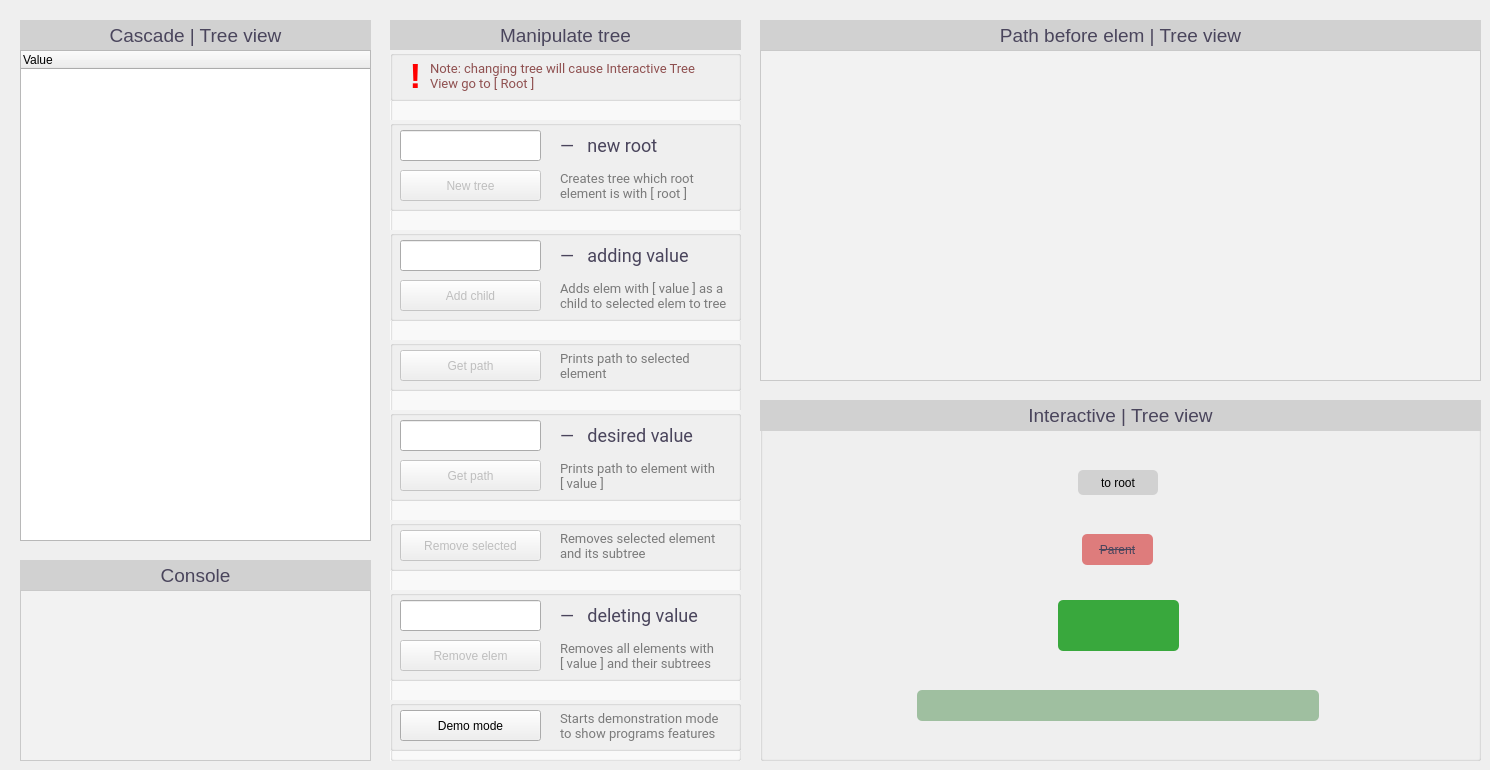
    <widget class="QWidget" name="tab_2">
     <attribute name="title">
      <string>Integer tree</string>
     </attribute>
     <widget class="QGroupBox" name="ManipulateTree">
      <property name="geometry">
       <rect>
        <x>390</x>
        <y>20</y>
        <width>351</width>
        <height>741</height>
       </rect>
      </property>
      <property name="styleSheet">
       <string notr="true">QGroupBox {
	background-color: #fcfcfc;
}
</string>
      </property>
      <property name="title">
       <string/>
      </property>
      <widget class="QLabel" name="label_76">
       <property name="geometry">
        <rect>
         <x>0</x>
         <y>0</y>
         <width>351</width>
         <height>31</height>
        </rect>
       </property>
       <property name="styleSheet">
        <string notr="true">QLabel {
	color: #4a455c;
	font-size: 19px;
	background-color: #d1d1d1;
	padding: 2px;
}</string>
       </property>
       <property name="text">
        <string>Manipulate tree</string>
       </property>
       <property name="alignment">
        <set>Qt::AlignCenter</set>
       </property>
      </widget>
      <widget class="QGroupBox" name="groupBox_33">
       <property name="geometry">
        <rect>
         <x>0</x>
         <y>210</y>
         <width>351</width>
         <height>91</height>
        </rect>
       </property>
       <property name="styleSheet">
        <string notr="true">QGroupBox {
	background-color: #f2f2f2;
	color: #4a455c;
	font-size: 17px;
	padding-top: 5px;
}</string>
       </property>
       <property name="title">
        <string/>
       </property>
       <widget class="QLineEdit" name="addIntegerInput">
        <property name="geometry">
         <rect>
          <x>10</x>
          <y>10</y>
          <width>141</width>
          <height>31</height>
         </rect>
        </property>
       </widget>
       <widget class="QLabel" name="label_77">
        <property name="geometry">
         <rect>
          <x>170</x>
          <y>10</y>
          <width>161</width>
          <height>31</height>
         </rect>
        </property>
        <property name="styleSheet">
         <string notr="true">color: #4a455c;
font-size: 18px;
font-family: Roboto;</string>
        </property>
        <property name="text">
         <string>—   adding value</string>
        </property>
       </widget>
       <widget class="QPushButton" name="addIntegerChildButton">
        <property name="enabled">
         <bool>false</bool>
        </property>
        <property name="geometry">
         <rect>
          <x>10</x>
          <y>50</y>
          <width>141</width>
          <height>31</height>
         </rect>
        </property>
        <property name="text">
         <string>Add child</string>
        </property>
       </widget>
       <widget class="QLabel" name="label_78">
        <property name="geometry">
         <rect>
          <x>170</x>
          <y>50</y>
          <width>171</width>
          <height>31</height>
         </rect>
        </property>
        <property name="styleSheet">
         <string notr="true">color: #7a7a7a;
font-size: 13px;
font-family: Roboto;</string>
        </property>
        <property name="text">
         <string>Adds elem with [ value ] as a child to selected elem to tree</string>
        </property>
        <property name="wordWrap">
         <bool>true</bool>
        </property>
       </widget>
      </widget>
      <widget class="QGroupBox" name="groupBox_34">
       <property name="geometry">
        <rect>
         <x>0</x>
         <y>320</y>
         <width>351</width>
         <height>51</height>
        </rect>
       </property>
       <property name="styleSheet">
        <string notr="true">QGroupBox {
	background-color: #f2f2f2;
	color: #4a455c;
	font-size: 17px;
	padding-top: 5px;
}</string>
       </property>
       <property name="title">
        <string/>
       </property>
       <widget class="QLabel" name="label_79">
        <property name="geometry">
         <rect>
          <x>170</x>
          <y>10</y>
          <width>171</width>
          <height>31</height>
         </rect>
        </property>
        <property name="styleSheet">
         <string notr="true">color: #7a7a7a;
font-size: 13px;
font-family: Roboto;</string>
        </property>
        <property name="text">
         <string>Prints path to selected element</string>
        </property>
        <property name="wordWrap">
         <bool>true</bool>
        </property>
       </widget>
       <widget class="QPushButton" name="getIntegerPathSelectedButton">
        <property name="enabled">
         <bool>false</bool>
        </property>
        <property name="geometry">
         <rect>
          <x>10</x>
          <y>10</y>
          <width>141</width>
          <height>31</height>
         </rect>
        </property>
        <property name="text">
         <string>Get path</string>
        </property>
       </widget>
      </widget>
      <widget class="QGroupBox" name="groupBox_35">
       <property name="geometry">
        <rect>
         <x>0</x>
         <y>390</y>
         <width>351</width>
         <height>91</height>
        </rect>
       </property>
       <property name="styleSheet">
        <string notr="true">QGroupBox {
	background-color: #f2f2f2;
	color: #4a455c;
	font-size: 17px;
	padding-top: 5px;
}</string>
       </property>
       <property name="title">
        <string/>
       </property>
       <widget class="QLineEdit" name="getIntegerPathInput">
        <property name="geometry">
         <rect>
          <x>10</x>
          <y>10</y>
          <width>141</width>
          <height>31</height>
         </rect>
        </property>
       </widget>
       <widget class="QLabel" name="label_80">
        <property name="geometry">
         <rect>
          <x>170</x>
          <y>10</y>
          <width>161</width>
          <height>31</height>
         </rect>
        </property>
        <property name="styleSheet">
         <string notr="true">color: #4a455c;
font-size: 18px;
font-family: Roboto;</string>
        </property>
        <property name="text">
         <string>—   desired value</string>
        </property>
       </widget>
       <widget class="QLabel" name="label_81">
        <property name="geometry">
         <rect>
          <x>170</x>
          <y>50</y>
          <width>171</width>
          <height>31</height>
         </rect>
        </property>
        <property name="styleSheet">
         <string notr="true">color: #7a7a7a;
font-size: 13px;
font-family: Roboto;</string>
        </property>
        <property name="text">
         <string>Prints path to element with
[ value ]</string>
        </property>
        <property name="wordWrap">
         <bool>true</bool>
        </property>
       </widget>
       <widget class="QPushButton" name="getIntegerPathByValueButton">
        <property name="enabled">
         <bool>false</bool>
        </property>
        <property name="geometry">
         <rect>
          <x>10</x>
          <y>50</y>
          <width>141</width>
          <height>31</height>
         </rect>
        </property>
        <property name="text">
         <string>Get path</string>
        </property>
       </widget>
      </widget>
      <widget class="QGroupBox" name="groupBox_36">
       <property name="geometry">
        <rect>
         <x>0</x>
         <y>500</y>
         <width>351</width>
         <height>51</height>
        </rect>
       </property>
       <property name="styleSheet">
        <string notr="true">QGroupBox {
	background-color: #f2f2f2;
	color: #4a455c;
	font-size: 17px;
	padding-top: 5px;
}</string>
       </property>
       <property name="title">
        <string/>
       </property>
       <widget class="QLabel" name="label_82">
        <property name="geometry">
         <rect>
          <x>170</x>
          <y>10</y>
          <width>171</width>
          <height>31</height>
         </rect>
        </property>
        <property name="styleSheet">
         <string notr="true">color: #7a7a7a;
font-size: 13px;
font-family: Roboto;</string>
        </property>
        <property name="text">
         <string>Removes selected element and its subtree</string>
        </property>
        <property name="wordWrap">
         <bool>true</bool>
        </property>
       </widget>
       <widget class="QPushButton" name="removeIntegerSelectedButton">
        <property name="enabled">
         <bool>false</bool>
        </property>
        <property name="geometry">
         <rect>
          <x>10</x>
          <y>10</y>
          <width>141</width>
          <height>31</height>
         </rect>
        </property>
        <property name="text">
         <string>Remove selected</string>
        </property>
       </widget>
      </widget>
      <widget class="QGroupBox" name="groupBox_37">
       <property name="geometry">
        <rect>
         <x>0</x>
         <y>570</y>
         <width>351</width>
         <height>91</height>
        </rect>
       </property>
       <property name="styleSheet">
        <string notr="true">QGroupBox {
	background-color: #f2f2f2;
	color: #4a455c;
	font-size: 17px;
	padding-top: 5px;
}</string>
       </property>
       <property name="title">
        <string/>
       </property>
       <widget class="QLineEdit" name="removeIntegerInput">
        <property name="geometry">
         <rect>
          <x>10</x>
          <y>10</y>
          <width>141</width>
          <height>31</height>
         </rect>
        </property>
       </widget>
       <widget class="QLabel" name="label_83">
        <property name="geometry">
         <rect>
          <x>170</x>
          <y>10</y>
          <width>161</width>
          <height>31</height>
         </rect>
        </property>
        <property name="styleSheet">
         <string notr="true">color: #4a455c;
font-size: 18px;
font-family: Roboto;</string>
        </property>
        <property name="text">
         <string>—   deleting value</string>
        </property>
       </widget>
       <widget class="QLabel" name="label_84">
        <property name="geometry">
         <rect>
          <x>170</x>
          <y>50</y>
          <width>171</width>
          <height>31</height>
         </rect>
        </property>
        <property name="styleSheet">
         <string notr="true">color: #7a7a7a;
font-size: 13px;
font-family: Roboto;</string>
        </property>
        <property name="text">
         <string>Removes all elements with
[ value ] and their subtrees</string>
        </property>
        <property name="wordWrap">
         <bool>true</bool>
        </property>
       </widget>
       <widget class="QPushButton" name="removeIntegerByValueButton">
        <property name="enabled">
         <bool>false</bool>
        </property>
        <property name="geometry">
         <rect>
          <x>10</x>
          <y>50</y>
          <width>141</width>
          <height>31</height>
         </rect>
        </property>
        <property name="text">
         <string>Remove elem</string>
        </property>
       </widget>
      </widget>
      <widget class="QGroupBox" name="groupBox_44">
       <property name="geometry">
        <rect>
         <x>0</x>
         <y>100</y>
         <width>351</width>
         <height>91</height>
        </rect>
       </property>
       <property name="styleSheet">
        <string notr="true">QGroupBox {
	background-color: #f2f2f2;
	color: #4a455c;
	font-size: 17px;
	padding-top: 5px;
}</string>
       </property>
       <property name="title">
        <string/>
       </property>
       <widget class="QLineEdit" name="newIntegerTreeInput">
        <property name="geometry">
         <rect>
          <x>10</x>
          <y>10</y>
          <width>141</width>
          <height>31</height>
         </rect>
        </property>
       </widget>
       <widget class="QLabel" name="label_95">
        <property name="geometry">
         <rect>
          <x>170</x>
          <y>10</y>
          <width>161</width>
          <height>31</height>
         </rect>
        </property>
        <property name="styleSheet">
         <string notr="true">color: #4a455c;
font-size: 18px;
font-family: Roboto;</string>
        </property>
        <property name="text">
         <string>—   new root</string>
        </property>
       </widget>
       <widget class="QPushButton" name="newIntegerTreeButton">
        <property name="enabled">
         <bool>false</bool>
        </property>
        <property name="geometry">
         <rect>
          <x>10</x>
          <y>50</y>
          <width>141</width>
          <height>31</height>
         </rect>
        </property>
        <property name="text">
         <string>New tree</string>
        </property>
       </widget>
       <widget class="QLabel" name="label_96">
        <property name="geometry">
         <rect>
          <x>170</x>
          <y>50</y>
          <width>171</width>
          <height>31</height>
         </rect>
        </property>
        <property name="styleSheet">
         <string notr="true">color: #7a7a7a;
font-size: 13px;
font-family: Roboto;</string>
        </property>
        <property name="text">
         <string>Creates tree which root element is with [ root ]</string>
        </property>
        <property name="wordWrap">
         <bool>true</bool>
        </property>
       </widget>
      </widget>
      <widget class="QGroupBox" name="groupBox_45">
       <property name="geometry">
        <rect>
         <x>0</x>
         <y>30</y>
         <width>351</width>
         <height>51</height>
        </rect>
       </property>
       <property name="styleSheet">
        <string notr="true">QGroupBox {
	background-color: #f2f2f2;
	color: #4a455c;
	font-size: 17px;
	padding-top: 5px;
}</string>
       </property>
       <property name="title">
        <string/>
       </property>
       <widget class="QLabel" name="label_97">
        <property name="geometry">
         <rect>
          <x>40</x>
          <y>0</y>
          <width>291</width>
          <height>51</height>
         </rect>
        </property>
        <property name="styleSheet">
         <string notr="true">color: #8f5050;
font-size: 13px;
font-family: Roboto;</string>
        </property>
        <property name="text">
         <string>Note: changing tree will cause Interactive Tree View go to [ Root ]</string>
        </property>
        <property name="wordWrap">
         <bool>true</bool>
        </property>
       </widget>
       <widget class="QLabel" name="label_6">
        <property name="geometry">
         <rect>
          <x>10</x>
          <y>10</y>
          <width>31</width>
          <height>31</height>
         </rect>
        </property>
        <property name="styleSheet">
         <string notr="true">color: red;
font-size: 35px;
font-weight: bold;</string>
        </property>
        <property name="text">
         <string>!</string>
        </property>
        <property name="alignment">
         <set>Qt::AlignCenter</set>
        </property>
       </widget>
      </widget>
      <widget class="QGroupBox" name="groupBox_61">
       <property name="geometry">
        <rect>
         <x>0</x>
         <y>680</y>
         <width>351</width>
         <height>51</height>
        </rect>
       </property>
       <property name="styleSheet">
        <string notr="true">QGroupBox {
	background-color: #f2f2f2;
	color: #4a455c;
	font-size: 17px;
	padding-top: 5px;
}</string>
       </property>
       <property name="title">
        <string/>
       </property>
       <widget class="QPushButton" name="integerTreeDemoButton">
        <property name="enabled">
         <bool>true</bool>
        </property>
        <property name="geometry">
         <rect>
          <x>10</x>
          <y>10</y>
          <width>141</width>
          <height>31</height>
         </rect>
        </property>
        <property name="text">
         <string>Demo mode</string>
        </property>
       </widget>
       <widget class="QLabel" name="label_141">
        <property name="geometry">
         <rect>
          <x>170</x>
          <y>10</y>
          <width>171</width>
          <height>31</height>
         </rect>
        </property>
        <property name="styleSheet">
         <string notr="true">color: #7a7a7a;
font-size: 13px;
font-family: Roboto;</string>
        </property>
        <property name="text">
         <string>Starts demonstration mode to show programs features</string>
        </property>
        <property name="wordWrap">
         <bool>true</bool>
        </property>
       </widget>
      </widget>
     </widget>
     <widget class="QGroupBox" name="PathBeforeElem_2">
      <property name="geometry">
       <rect>
        <x>760</x>
        <y>20</y>
        <width>721</width>
        <height>361</height>
       </rect>
      </property>
      <property name="styleSheet">
       <string notr="true">QGroupBox {
	border: 1px solid black;
}
</string>
      </property>
      <property name="title">
       <string/>
      </property>
      <widget class="QLabel" name="label_85">
       <property name="geometry">
        <rect>
         <x>0</x>
         <y>0</y>
         <width>721</width>
         <height>31</height>
        </rect>
       </property>
       <property name="styleSheet">
        <string notr="true">QLabel {
	color: #4a455c;
	font-size: 19px;
	background-color: #d1d1d1;
	padding: 2px;

}</string>
       </property>
       <property name="text">
        <string>Path before elem | Tree view</string>
       </property>
       <property name="alignment">
        <set>Qt::AlignCenter</set>
       </property>
      </widget>
      <widget class="QTextBrowser" name="pathBeforeElemIntegerTextField">
       <property name="geometry">
        <rect>
         <x>0</x>
         <y>30</y>
         <width>721</width>
         <height>331</height>
        </rect>
       </property>
       <property name="styleSheet">
        <string notr="true">QTextBrowser {
	background-color: #f2f2f2;
	border: 1px solid #c9c9c9;
	color: #4a455c;
	font-size: 17px;
	font-family: monospace;
	padding: 5px;
}</string>
       </property>
       <property name="html">
        <string>&lt;!DOCTYPE HTML PUBLIC &quot;-//W3C//DTD HTML 4.0//EN&quot; &quot;http://www.w3.org/TR/REC-html40/strict.dtd&quot;&gt;
&lt;html&gt;&lt;head&gt;&lt;meta name=&quot;qrichtext&quot; content=&quot;1&quot; /&gt;&lt;style type=&quot;text/css&quot;&gt;
p, li { white-space: pre-wrap; }
&lt;/style&gt;&lt;/head&gt;&lt;body style=&quot; font-family:'monospace'; font-size:17px; font-weight:400; font-style:normal;&quot;&gt;
&lt;p style=&quot;-qt-paragraph-type:empty; margin-top:0px; margin-bottom:0px; margin-left:0px; margin-right:0px; -qt-block-indent:0; text-indent:0px;&quot;&gt;&lt;br /&gt;&lt;/p&gt;&lt;/body&gt;&lt;/html&gt;</string>
       </property>
      </widget>
     </widget>
     <widget class="QGroupBox" name="InteractiveTreeView">
      <property name="geometry">
       <rect>
        <x>760</x>
        <y>400</y>
        <width>721</width>
        <height>361</height>
       </rect>
      </property>
      <property name="cursor">
       <cursorShape>ArrowCursor</cursorShape>
      </property>
      <property name="styleSheet">
       <string notr="true">QGroupBox {

	background-color: #f2f2f2;
}
</string>
      </property>
      <property name="title">
       <string/>
      </property>
      <widget class="QLabel" name="label_86">
       <property name="geometry">
        <rect>
         <x>0</x>
         <y>0</y>
         <width>721</width>
         <height>31</height>
        </rect>
       </property>
       <property name="styleSheet">
        <string notr="true">QLabel {
	color: #4a455c;
	font-size: 19px;
	background-color: #d1d1d1;
	padding: 2px;

}</string>
       </property>
       <property name="text">
        <string>Interactive | Tree view</string>
       </property>
       <property name="alignment">
        <set>Qt::AlignCenter</set>
       </property>
      </widget>
      <widget class="QLabel" name="integerElemLabel">
       <property name="geometry">
        <rect>
         <x>298</x>
         <y>200</y>
         <width>121</width>
         <height>51</height>
        </rect>
       </property>
       <property name="styleSheet">
        <string notr="true">QLabel {
	background-color: #39a83d;
	border-radius: 5px;

	font-size: 22px;
	color: white;
}</string>
       </property>
       <property name="text">
        <string/>
       </property>
       <property name="alignment">
        <set>Qt::AlignCenter</set>
       </property>
      </widget>
      <widget class="QPushButton" name="toIntegerParentButton">
       <property name="enabled">
        <bool>false</bool>
       </property>
       <property name="geometry">
        <rect>
         <x>322</x>
         <y>134</y>
         <width>71</width>
         <height>31</height>
        </rect>
       </property>
       <property name="cursor">
        <cursorShape>PointingHandCursor</cursorShape>
       </property>
       <property name="styleSheet">
        <string notr="true">QPushButton {
	background-color: #9fbfa0;
	color: #4a455c;

	border-radius: 5px;
}

QPushButton:hover {
	background-color: #82bf84;
}

QPushButton:pressed {
	background-color: #39a83d;
}

QPushButton:disabled {
	background-color: #de7c7c;
	text-decoration: line-through;
}</string>
       </property>
       <property name="text">
        <string>Parent</string>
       </property>
      </widget>
      <widget class="QLabel" name="label_87">
       <property name="geometry">
        <rect>
         <x>356</x>
         <y>160</y>
         <width>3</width>
         <height>41</height>
        </rect>
       </property>
       <property name="styleSheet">
        <string notr="true">QLabel {
	background-color: qlineargradient(x1: 0, y1: 1, x2: 0, y2: 0,
														stop: 0 #39a83d, stop: 1 #9fbfa0);
}</string>
       </property>
       <property name="text">
        <string/>
       </property>
      </widget>
      <widget class="QLabel" name="label_88">
       <property name="geometry">
        <rect>
         <x>356</x>
         <y>250</y>
         <width>3</width>
         <height>41</height>
        </rect>
       </property>
       <property name="styleSheet">
        <string notr="true">QLabel {
	background-color: qlineargradient(x1: 0, y1: 0, x2: 0, y2: 1,
														stop: 0 #39a83d, stop: 1 #9fbfa0);
}</string>
       </property>
       <property name="text">
        <string/>
       </property>
      </widget>
      <widget class="QTableWidget" name="integerChildrenTable">
       <property name="enabled">
        <bool>true</bool>
       </property>
       <property name="geometry">
        <rect>
         <x>157</x>
         <y>290</y>
         <width>402</width>
         <height>31</height>
        </rect>
       </property>
       <property name="styleSheet">
        <string notr="true">QTableWidget {
	background-color: #9fbfa0;
	color: #e8e8e8;

	border-radius: 5px;
}

QTableWidget::disabled {
	background-color: #de7c7c;
	color: #4a455c;
	text-decoration: line-through;
}

QTableWidget::item {
	background-color: #9fbfa0;
	color: #e8e8e8;

	border: none;
	border-radius: 5px;
}

QTableWidget::item::disabled {
	background-color: #de7c7c;
	color: #4a455c;
	text-decoration: line-through;
}</string>
       </property>
       <attribute name="horizontalHeaderMinimumSectionSize">
        <number>10</number>
       </attribute>
       <attribute name="verticalHeaderMinimumSectionSize">
        <number>10</number>
       </attribute>
      </widget>
      <widget class="QPushButton" name="toIntegerRootButton">
       <property name="geometry">
        <rect>
         <x>318</x>
         <y>70</y>
         <width>80</width>
         <height>25</height>
        </rect>
       </property>
       <property name="cursor">
        <cursorShape>PointingHandCursor</cursorShape>
       </property>
       <property name="styleSheet">
        <string notr="true">QPushButton {
	background-color: #d1d1d1;
	color: black;

	border-radius: 5px;
}

QPushButton:hover {
	background-color: #c2c2c2;
}

QPushButton:pressed {
	background-color: #adadad;
}
</string>
       </property>
       <property name="text">
        <string>to root</string>
       </property>
      </widget>
      <zorder>label_86</zorder>
      <zorder>integerElemLabel</zorder>
      <zorder>label_87</zorder>
      <zorder>label_88</zorder>
      <zorder>integerChildrenTable</zorder>
      <zorder>toIntegerRootButton</zorder>
      <zorder>toIntegerParentButton</zorder>
     </widget>
     <widget class="QGroupBox" name="Console">
      <property name="geometry">
       <rect>
        <x>20</x>
        <y>560</y>
        <width>351</width>
        <height>201</height>
       </rect>
      </property>
      <property name="styleSheet">
       <string notr="true">QGroupBox {
	border: 1px solid black;
}
</string>
      </property>
      <property name="title">
       <string/>
      </property>
      <widget class="QLabel" name="label_89">
       <property name="geometry">
        <rect>
         <x>0</x>
         <y>0</y>
         <width>351</width>
         <height>31</height>
        </rect>
       </property>
       <property name="styleSheet">
        <string notr="true">QLabel {
	color: #4a455c;
	font-size: 19px;
	background-color: #d1d1d1;
	padding: 2px;

}</string>
       </property>
       <property name="text">
        <string>Console</string>
       </property>
       <property name="alignment">
        <set>Qt::AlignCenter</set>
       </property>
      </widget>
      <widget class="QTextBrowser" name="integerConsole">
       <property name="geometry">
        <rect>
         <x>0</x>
         <y>30</y>
         <width>351</width>
         <height>171</height>
        </rect>
       </property>
       <property name="styleSheet">
        <string notr="true">QTextBrowser {
	background-color: #f2f2f2;
	border: 1px solid #c9c9c9;
	color: #4a455c;
	font-size: 15px;
	font-family: monospace;
	padding: 5px;
}</string>
       </property>
       <property name="html">
        <string>&lt;!DOCTYPE HTML PUBLIC &quot;-//W3C//DTD HTML 4.0//EN&quot; &quot;http://www.w3.org/TR/REC-html40/strict.dtd&quot;&gt;
&lt;html&gt;&lt;head&gt;&lt;meta name=&quot;qrichtext&quot; content=&quot;1&quot; /&gt;&lt;style type=&quot;text/css&quot;&gt;
p, li { white-space: pre-wrap; }
&lt;/style&gt;&lt;/head&gt;&lt;body style=&quot; font-family:'monospace'; font-size:15px; font-weight:400; font-style:normal;&quot;&gt;
&lt;p style=&quot;-qt-paragraph-type:empty; margin-top:0px; margin-bottom:0px; margin-left:0px; margin-right:0px; -qt-block-indent:0; text-indent:0px; font-size:19px;&quot;&gt;&lt;br /&gt;&lt;/p&gt;&lt;/body&gt;&lt;/html&gt;</string>
       </property>
      </widget>
     </widget>
     <widget class="QGroupBox" name="CascadeTreeView">
      <property name="geometry">
       <rect>
        <x>20</x>
        <y>20</y>
        <width>351</width>
        <height>521</height>
       </rect>
      </property>
      <property name="styleSheet">
       <string notr="true">QGroupBox {
	border: 1px solid black;
}
</string>
      </property>
      <property name="title">
       <string/>
      </property>
      <widget class="QLabel" name="label_90">
       <property name="geometry">
        <rect>
         <x>0</x>
         <y>0</y>
         <width>351</width>
         <height>31</height>
        </rect>
       </property>
       <property name="styleSheet">
        <string notr="true">QLabel {
	color: #4a455c;
	font-size: 19px;
	background-color: #d1d1d1;
	padding: 2px;

}</string>
       </property>
       <property name="text">
        <string>Cascade | Tree view</string>
       </property>
       <property name="alignment">
        <set>Qt::AlignCenter</set>
       </property>
      </widget>
      <widget class="TreeWidget" name="integerTree">
       <property name="geometry">
        <rect>
         <x>0</x>
         <y>30</y>
         <width>351</width>
         <height>491</height>
        </rect>
       </property>
       <property name="styleSheet">
        <string notr="true">QTreeWidget {
	border: none;
	background-color: #f2f2f2;
}

QHeaderView::section {
    background-color: #e1e1e1;
    color: black;
	border: none;
	padding-left: 30px;
	font-size: 17px;
}

QTreeView::item {
    border-top-color: transparent;
    border-bottom-color: transparent;
	font-size: 17px;
}

QTreeView::item::selected {
	color: black;
	background-color: #9fbfa0;
}

e</string>
       </property>
       <column>
        <property name="text">
         <string>Value</string>
        </property>
       </column>
      </widget>
     </widget>
    </widget>
